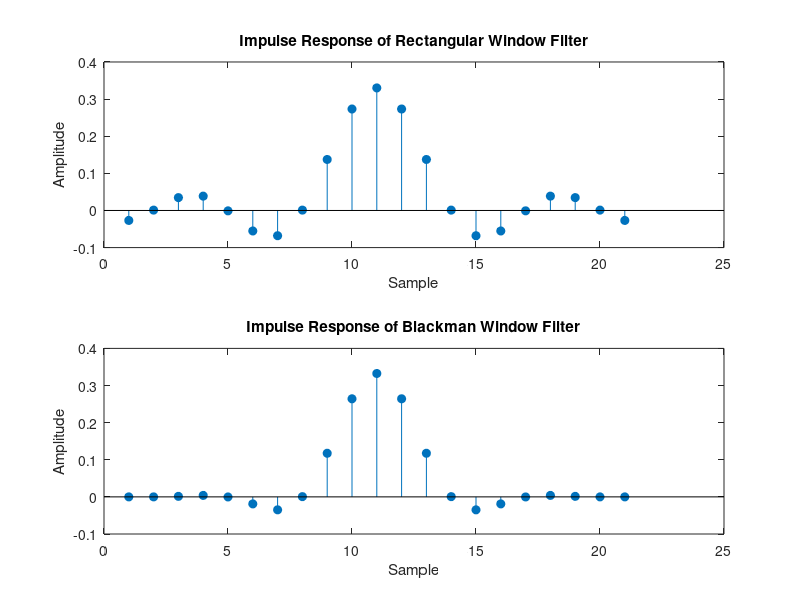
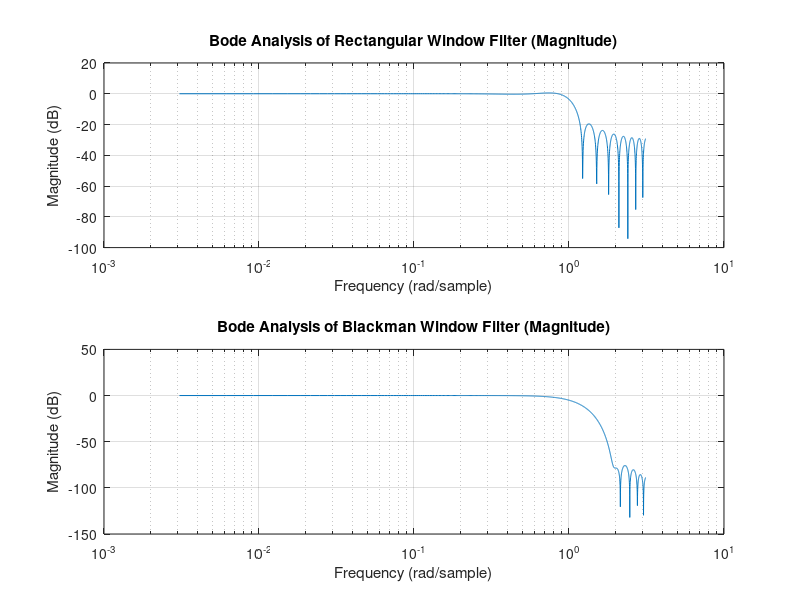
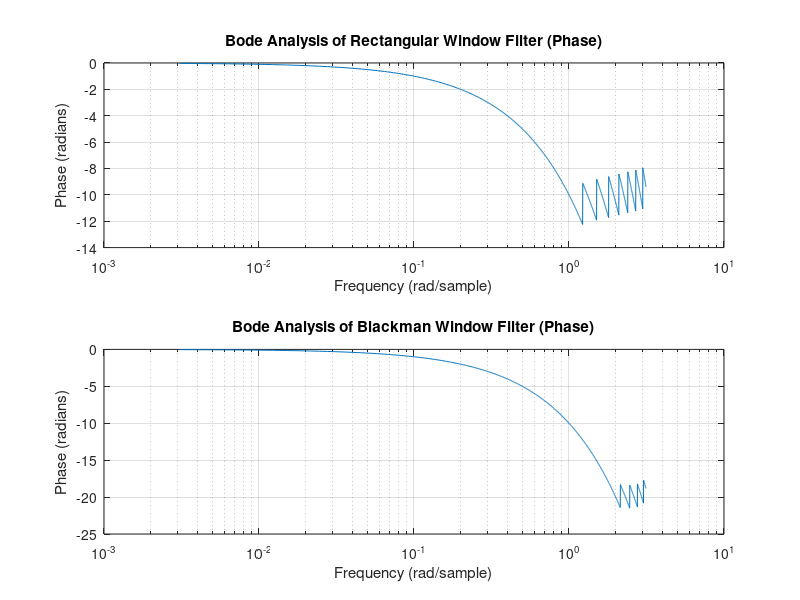

Reproduce these figures in MATLAB, in order.
wc = pi/3;        
N = 21;           

rectangular_window = ones(1, N);  
rectangular_filter = fir1(N-1, wc/pi, rectangular_window);

blackman_window = blackman(N);  
blackman_filter = fir1(N-1, wc/pi, blackman_window);

% Impulse responses
figure;
subplot(2, 1, 1);
stem(rectangular_filter, 'filled');
title('Impulse Response of Rectangular Window Filter');
xlabel('Sample');
ylabel('Amplitude');

subplot(2, 1, 2);
stem(blackman_filter, 'filled');
title('Impulse Response of Blackman Window Filter');
xlabel('Sample');
ylabel('Amplitude');

% Bode plots (magnitude)
figure;
[h_rect, w_rect] = freqz(rectangular_filter, 1, 1024);
[h_black, w_black] = freqz(blackman_filter, 1, 1024);

subplot(2, 1, 1);
semilogx(w_rect, 20*log10(abs(h_rect)));
title('Bode Analysis of Rectangular Window Filter (Magnitude)');
xlabel('Frequency (rad/sample)');
ylabel('Magnitude (dB)');
grid on;

subplot(2, 1, 2);
semilogx(w_black, 20*log10(abs(h_black)));
title('Bode Analysis of Blackman Window Filter (Magnitude)');
xlabel('Frequency (rad/sample)');
ylabel('Magnitude (dB)');
grid on;

% Bode plots (phase)
[~, phi_rect] = freqz(rectangular_filter, 1, 1024, 'whole');
[~, phi_black] = freqz(blackman_filter, 1, 1024, 'whole');

figure;
subplot(2, 1, 1);
semilogx(w_rect, unwrap(angle(h_rect)));
title('Bode Analysis of Rectangular Window Filter (Phase)');
xlabel('Frequency (rad/sample)');
ylabel('Phase (radians)');
grid on;

subplot(2, 1, 2);
semilogx(w_black, unwrap(angle(h_black)));
title('Bode Analysis of Blackman Window Filter (Phase)');
xlabel('Frequency (rad/sample)');
ylabel('Phase (radians)');
grid on;
